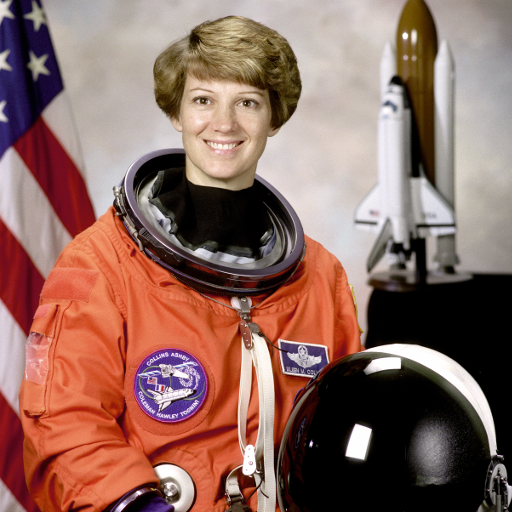
#> input picture skimage.data.astronaut(), 512 x 512 px
$ jupyter execute --allow-errors C052_CV_Exp-2.ipynb
#> lines starting #> are read from the running program, lines starting #| are printed output that depends on the picture
### Name: Drumil Kotecha
### Roll no. C052
### Aim: To detect edges of the given image using DOG

[cell 1]
import pandas as pd
import numpy as np
import matplotlib.pyplot as pl
import cv2
from skimage import data
from skimage.color import rgb2gray

[cell 2]
img = data.astronaut()
#> img is the input picture: shape (512, 512, 3); mean R, G, B 141.6, 105.8, 96.5
img.shape
#> Out = (512, 512, 3)

#> (a cell that did not finish here is left out)

[cell 4]
image_gray = rgb2gray(img)

#> (a cell that did not finish here is left out)

[cell 6]
image_blur_low1= cv2.GaussianBlur(image_gray,(31,31),1)
image_blur_low2= cv2.GaussianBlur(image_gray,(31,31),2)
image_blur_low3= cv2.GaussianBlur(image_gray,(31,31),3)
image_blur_low4= cv2.GaussianBlur(image_gray,(31,31),4)
image_blur_low5= cv2.GaussianBlur(image_gray,(31,31),5)

#> (a cell that did not finish here is left out)

[cell 8]
image_blur_high8= cv2.GaussianBlur(image_gray,(31,31),8)
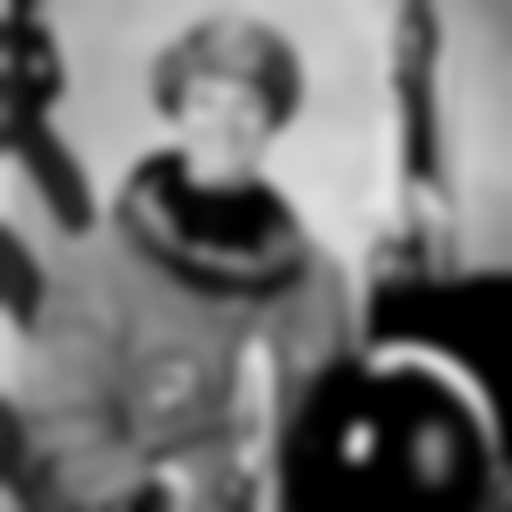
#> image_blur_high8: shape (512, 512) float64; min 0, max 0.905, mean 0.442
#> (the rest of this cell did not finish here and is left out)

[cell 9]
dog1=image_blur_low1-image_blur_high8
dog2=image_blur_low2-image_blur_high8
dog3=image_blur_low3-image_blur_high8
dog4=image_blur_low4-image_blur_high8
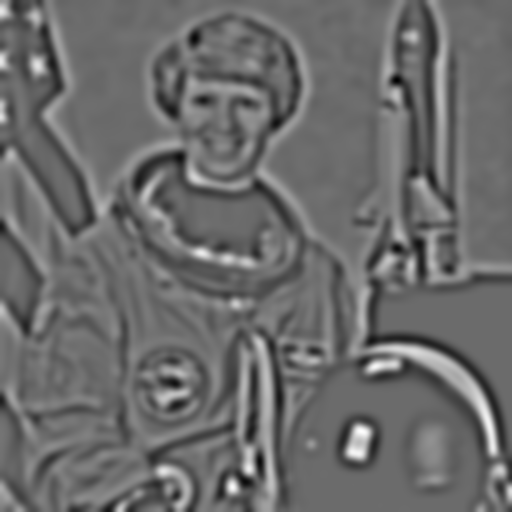
#> dog4: shape (512, 512) float64; min -0.196, max 0.266, mean 6.04e-06; drawn with min black and max white
dog5=image_blur_low5-image_blur_high8

#> (a cell that did not finish here is left out)

[cell 11]
mx=np.max(dog1)
#> mx = 0.661
th=0.2*mx
#> th = 0.132
dog1_th = np.where(dog1>th,255,dog1)
dog2_th = np.where(dog2>th,255,dog2)
dog3_th = np.where(dog3>th,255,dog3)
dog4_th = np.where(dog4>th,255,dog4)
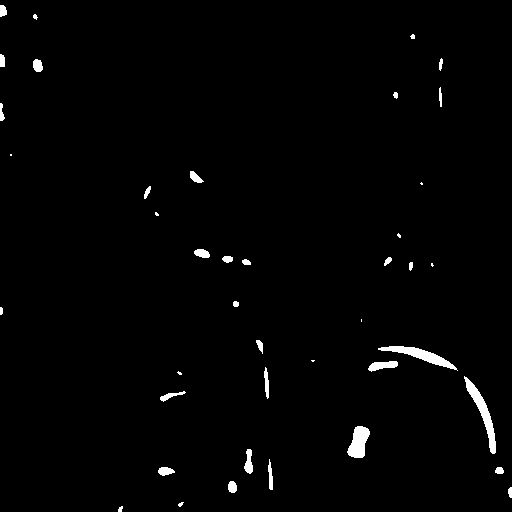
#> dog4_th: shape (512, 512) float64; min -0.196, max 255, mean 3.6; drawn with min black and max white
dog5_th = np.where(dog5>th,255,dog5)

#> (the rest of this cell did not finish here and is left out)

#### Conclusion: Difference of Gaussian (DOG) is applied to identify the edges of the given image for the following parts of standard deviation. It shows different number of edge pixels.

###### SD = 1,8
###### SD = 2,8
###### SD = 3,8
###### SD = 4,8
###### SD = 5,8

#### --> For the first pair i.e. (1,8), the smaller edges are noticable
#### --> For the first pair i.e. (5,8), only larger pixels are retained

Small edge pixels can be retained by using low sigma values (1) for the given image
Only large edge pixels can be identified (5).

[cell 12]
leo = rgb2gray(cv2.imread('pushpa.jpg'))
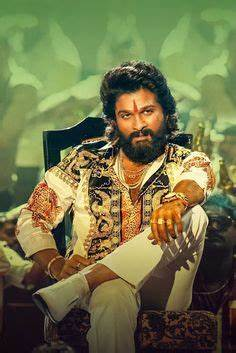
#> input picture Exp2 - Difference of Gaussians (DoG)/pushpa.jpg, 236 x 353 px
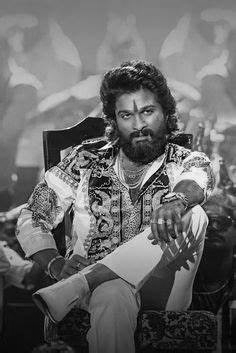
#> leo: shape (353, 236) float64; min 0.000283, max 0.995, mean 0.414
#> (the rest of this cell did not finish here and is left out)

[cell 13]
leo.shape
#> Out = (353, 236)

[cell 14]
leo.size
#> Out = 83308

[cell 15]
image_blur_low1_leo= cv2.GaussianBlur(leo,(31,31),1)
image_blur_low2_leo= cv2.GaussianBlur(leo,(31,31),2)
image_blur_low3_leo= cv2.GaussianBlur(leo,(31,31),3)
image_blur_low4_leo= cv2.GaussianBlur(leo,(31,31),4)
image_blur_low5_leo= cv2.GaussianBlur(leo,(31,31),5)

#> (a cell that did not finish here is left out)

[cell 17]
image_blur_high9_leo= cv2.GaussianBlur(leo,(31,31),9)
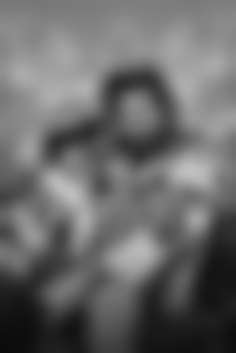
#> image_blur_high9_leo: shape (353, 236) float64; min 0.0467, max 0.752, mean 0.414
#> (the rest of this cell did not finish here and is left out)

[cell 18]
dog1_leo=image_blur_low1_leo-image_blur_high9_leo
dog2_leo=image_blur_low2_leo-image_blur_high9_leo
dog3_leo=image_blur_low3_leo-image_blur_high9_leo
dog4_leo=image_blur_low4_leo-image_blur_high9_leo
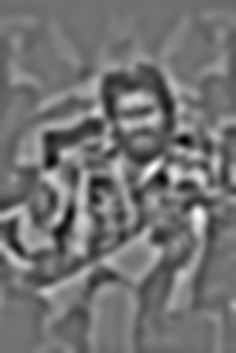
#> dog4_leo: shape (353, 236) float64; min -0.164, max 0.198, mean -3.88e-05; drawn with min black and max white
dog5_leo=image_blur_low5_leo-image_blur_high9_leo

#> (a cell that did not finish here is left out)

[cell 20]
mx=np.max(dog1_leo)
#> mx = 0.549
th=0.3*mx
#> th = 0.165
dog1_th_leo = np.where(dog1_leo>th,255,dog1_leo)
dog2_th_leo = np.where(dog2_leo>th,255,dog2_leo)
dog3_th_leo = np.where(dog3_leo>th,255,dog3_leo)
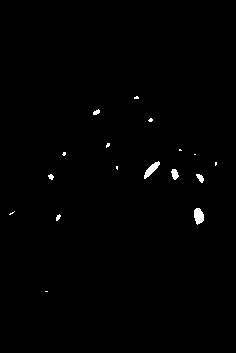
#> dog3_th_leo: shape (353, 236) float64; min -0.222, max 255, mean 1.5; drawn with min black and max white
dog4_th_leo = np.where(dog4_leo>th,255,dog4_leo)
dog5_th_leo = np.where(dog5_leo>th,255,dog5_leo)

#> (the rest of this cell did not finish here and is left out)

[cell 21]
mx=np.max(dog1_leo)
th=0.2*mx
#> th = 0.11
dog1_leo[np.abs(dog1_leo) > th] = 255
dog2_leo[np.abs(dog2_leo) > th] = 255
dog3_leo[np.abs(dog3_leo) > th] = 255
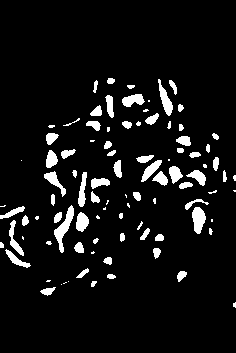
#> dog3_leo: shape (353, 236) float64; min -0.11, max 255, mean 18.4; drawn with min black and max white
dog4_leo[np.abs(dog4_leo) > th] = 255
dog5_leo[np.abs(dog5_leo) > th] = 255

#> (the rest of this cell did not finish here and is left out)

[cell 22]
mx=np.max(dog1)
#> mx = 0.661
th=0.1*mx
#> th = 0.0661
dog1_th_leo = np.where(dog1_leo>th,255,dog1_leo)
dog2_th_leo = np.where(dog2_leo>th,255,dog2_leo)
dog3_th_leo = np.where(dog3_leo>th,255,dog3_leo)
dog4_th_leo = np.where(dog4_leo>th,255,dog4_leo)
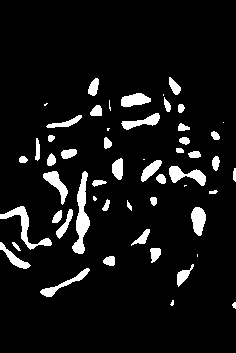
#> dog4_th_leo: shape (353, 236) float64; min -0.11, max 255, mean 19.6; drawn with min black and max white
dog5_th_leo = np.where(dog5_leo>th,255,dog5_leo)

#> (the rest of this cell did not finish here and is left out)
